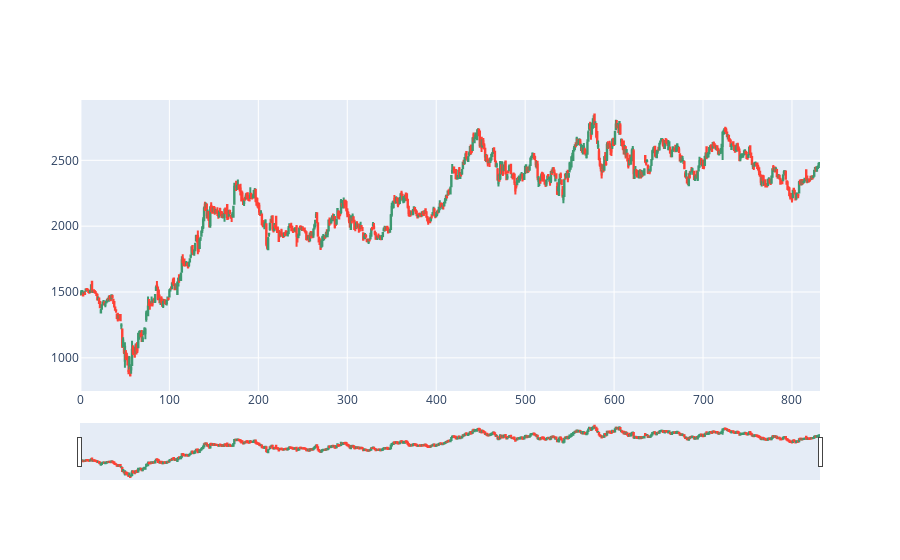

The notebook cell saved with this chart:
### Code cell
data = df[0:832]
import plotly.graph_objects as go 
fig = go.Figure([go.Candlestick(
    x = data.index,
    open = data['Open'],
    close = data['Close'],
    high = data['High'],
    low = data['Low']
    )])
fig.show()

### Figure 1 — Plotly figure (JSON) as saved in the notebook; plotly's stock layout.template omitted (floating-point values rounded to 4 significant figures; data arrays with more than 128 entries replaced by an {"elided": "..."} marker saying what was removed)
{"data": [{"close": {"elided": "832 float values"}, "high": {"elided": "832 float values"}, "low": {"elided": "832 float values"}, "open": {"elided": "832 float values"}, "type": "candlestick", "x": {"elided": "832 int values"}}], "layout": {}}
